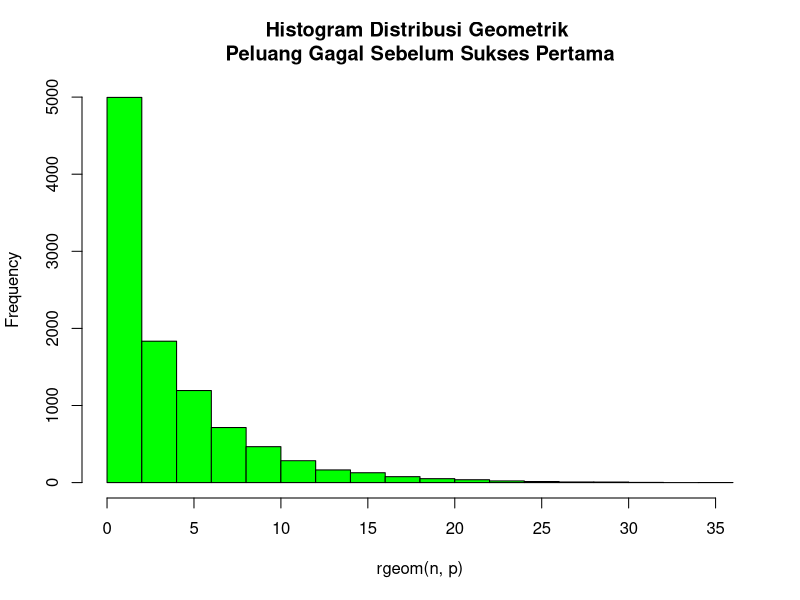
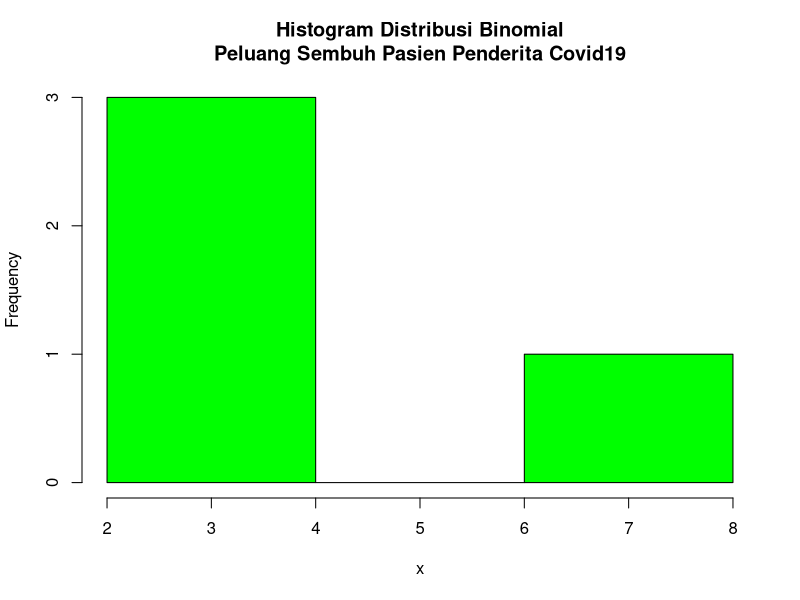
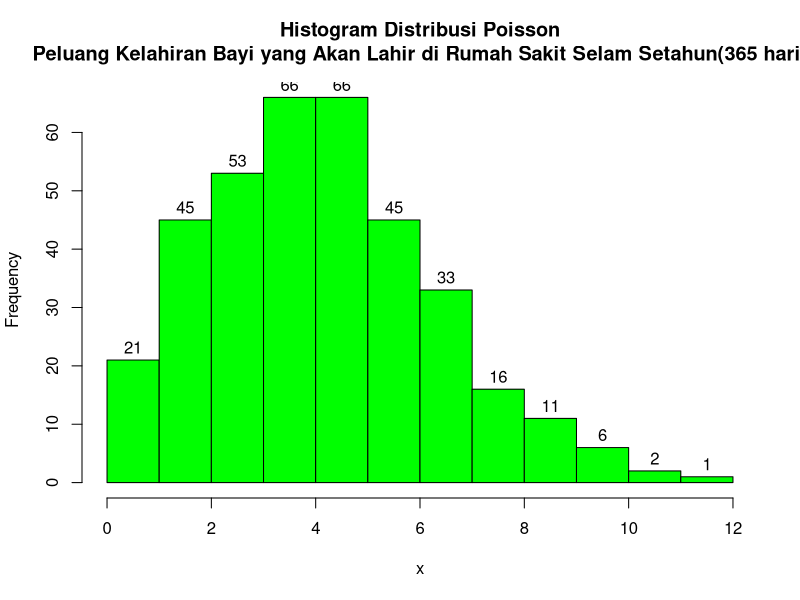
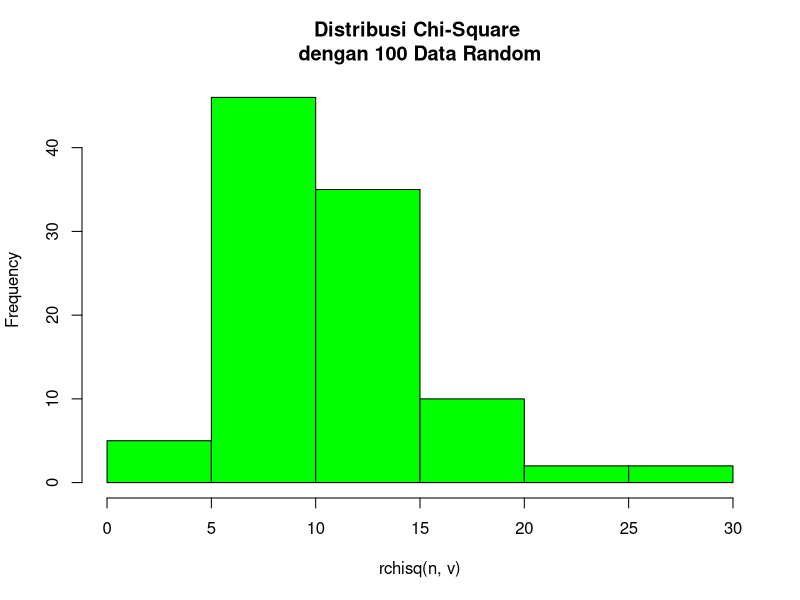
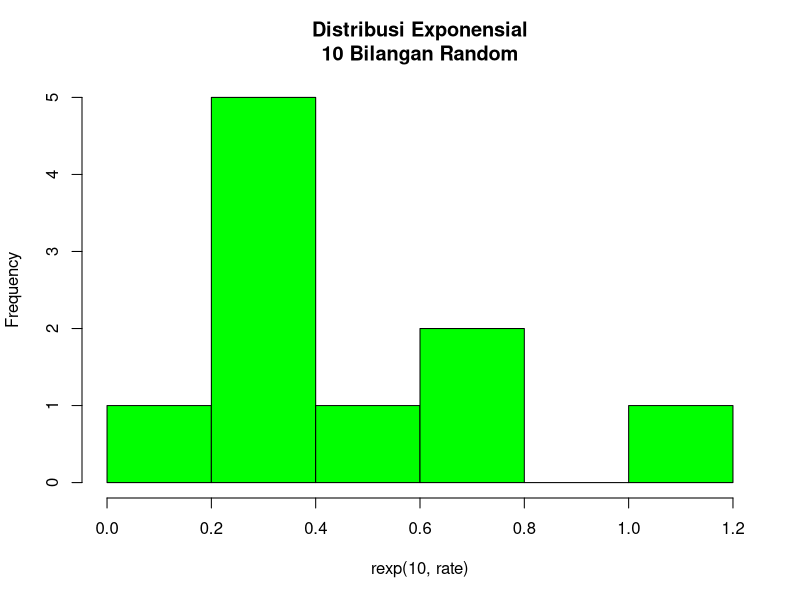
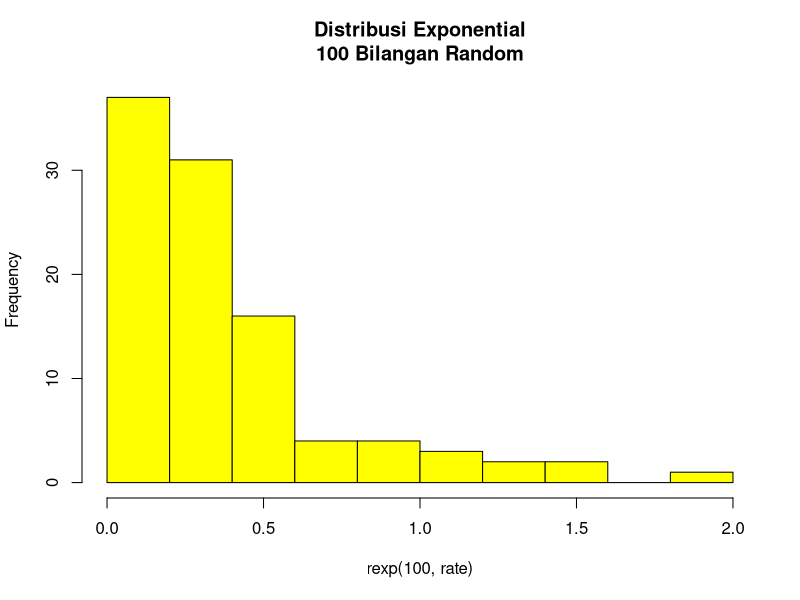
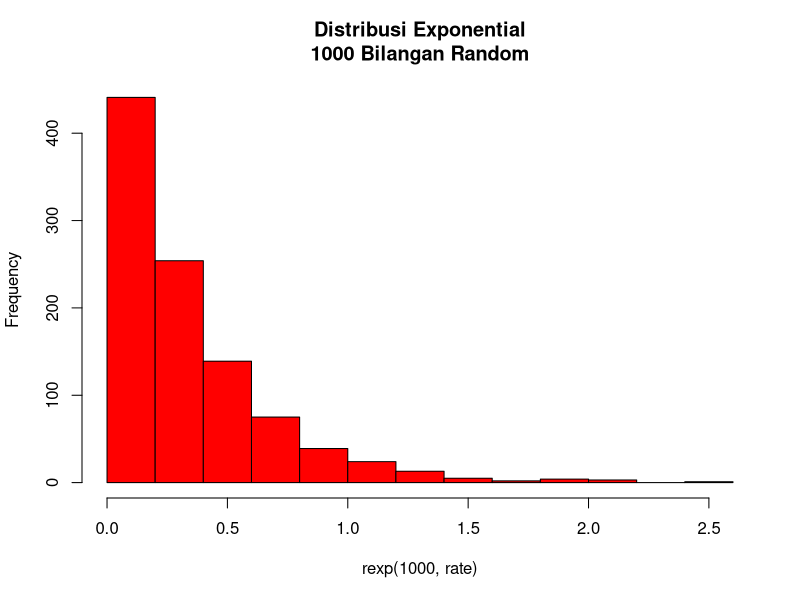
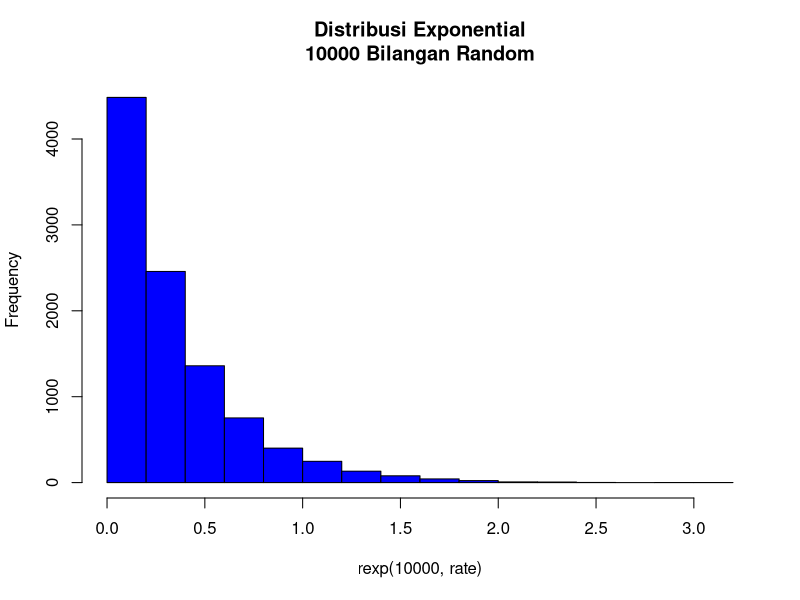

Here is the R script that generated these plots, in order:
# Praktikum Modul 1
# Nama : Fathin Muhashibi Putra
# NRP : 5025211229
# Kelas : Probstat A


#NO.1

# Penyelesaian No.1a
x = 3
p = 0.2

peluang = dgeom(x, p)
paste("peluang = ", peluang)


# Penyelesaian No.1b
n = 10000
p = 0.20
x = 3

mean = mean(rgeom(n, p) == x)
paste("mean = ", mean)


# Penyelesaian No.1c
#Poin 1a menunjukkan peluang distribusi geometrik, 
#sedangkan poin 1b menunjukkan mean peluang distribusi geometrik dengan data random. #Jika dibandingkan, hasil yang didapatkan dari poin 1a dan poin 1b berbeda. 
#Hasil dari poin 1a selalu tetap, yaitu 0.1024. 
#Sedangkan, hasil yang didapatkan pada poin 1b tidak tetap dan selalu berubah-ubah #karena pada poin b menggunakan variabel random, sehingga hasilnya mengikuti rata-rata berdasarkan perubahan variabel random tersebut. 
#Namun, sempat ditemukan juga hasil 1a dan 1b yang nilainya saling mendekati. 


# Penyelesaian No.1d
n = 10000
p = 0.2

hist(rgeom(n, p), main = 'Histogram Distribusi Geometrik 
Peluang Gagal Sebelum Sukses Pertama', col = "green")


# Penyelesaian No.1e
p = 0.2

# Nilai Rataan Distribusi Geometrik (μ) :
rataan = 1/p
paste("μ =", rataan)

#Nilai Varians Distribusi Geometrik (σ²) :
varians = (1-p)/p^2
paste("σ² =", varians)



# NO. 2

# Penyelesaian No.2a
x = 4
n = 20
p = 0.2

peluang = dbinom(x, n, p)
paste("peluang =", peluang)


# Penyelesaian No.2b
x = 4
n = 20
p = 0.2

hist(rbinom(x, n, p), xlab = "x", ylab = "Frequency", main = "Histogram Distribusi Binomial
Peluang Sembuh Pasien Penderita Covid19", col = "green")


# Penyelesaian No.2c
n = 20
p = 0.2

#Nilai Rataan Distribusi Binomial (μ) :
rataan = n*p
paste("μ =", rataan)

#Nilai Varians Distribusi Binomial (σ²) :
varians = n*p*(1-p)
paste("σ² =", varians)



# NO. 3

# Penyelesaian No.3a
x = 6
lambda = 4.5

peluang = dpois(x, lambda)
paste("peluang =", peluang)


# Penyelesaian No.3b
n = 365
lambda = 4.5

hist(rpois(n,lambda), main ="Histogram Distribusi Poisson
Peluang Kelahiran Bayi yang Akan Lahir di Rumah Sakit Selam Setahun(365 hari)", labels=T, xlab = 'x', col = "green")


# Penyelesaian No.3c
#Poin 3a menunjukkan peluang bahwa 6 bayi akan lahir akan lahir di rumah sakit besok. 
#Sedangkan, poin 3b menunjukkan histogram kelahiran 6 bayi yang akan lahir di rumah sakit selama 1 tahun (365 hari). 
#Untuk membandingkannya, hasil peluang pada poin 3a dikalikan dengan 365(hari),- 
#maka hasilnya akan mendekati hasil yang ditampilkan pada histogram poin 3b. 
#Sehingga, dapat disimpulkan bahwa peluang(kemungkinan) 6 bayi akan dilahirkan di rumah sakit besok- 
#hasilnya hampir mendekati peluang(kemungkinan) 6 bayi akan dilahirkan di rumah sakit selama setahun(365 hari). 
#Sehingga, histogram pada poin 3b merepresentasikan peluang dari poin 3a.


# Penyelesaian No.3d
lambda = 4.5

#Nilai Rataan Distribusi Poisson (μ) :
rataan = lambda
paste("μ =", rataan)

#Nilai Varians Distribusi Poisson (σ²) :
varians = lambda
paste("σ² =", varians)



#NO. 4

# Penyelesaian No.4a
x = 2
v = 10

probabilitas = dchisq(x, v)
paste("Probabilitas =", probabilitas)


# Penyelesaian No.4b
n = 100
v = 10

hist(rchisq(n, v), main="Distribusi Chi-Square 
dengan 100 Data Random", col = "green")


# Penyelesaian No.4c
v = 10

#Nilai Rataan Distribusi Chi-Square (μ) :
rataan = v
paste("μ =", rataan)

#Nilai Varians Distribusi Chi-Square (σ²) :
varians = 2*v
paste("σ² =" ,varians)



#NO. 5

# Penyelesaian No.5a
x = 1
lambda = 3
rate = lambda

Probabilitas = dexp(x, rate, log = FALSE)
paste("Probabilitas =", Probabilitas)


# Penyelesaian No.5b
lambda = 3
rate = lambda

hist(rexp(10, rate), main = "Distribusi Exponensial
10 Bilangan Random", col = "green")

hist(rexp(100, rate), main ="Distribusi Exponential
100 Bilangan Random", col = "yellow")

hist(rexp(1000, rate), main ="Distribusi Exponential
1000 Bilangan Random",  col = "red")

hist(rexp(10000, rate), main ="Distribusi Exponential
10000 Bilangan Random",  col = "blue")


# Penyelesaian No.5c
n = 100
lambda = 3
rate = lambda
set.seed(1)

#Nilai Rataan Distribusi Eksponensial (μ) :
rataan = mean(rexp(n, rate))
paste("μ =", rataan)

#Nilai Varians Distribusi Eksponensial (σ²) :
varians = (sd(rexp(n, rate))) ^ 2
paste("σ² =", varians)



# NO. 6

# Penyelesaian No.6a
n = 100
mean = 50
sd = 8

zScore = rnorm(n, mean, sd)
zScore

plot(zScore, main="Distribusi normal
100 nilai random")


# Penyelesaian No.6b
n = 100
mean = 50
sd = 8
zScore = rnorm(n, mean, sd)
breaks = 50

hist(zScore, breaks, main="5025211229_Fathin Muhashibi Putra_Probstat_A_DNhistogram")


# Penyelesaian No.6c
n = 100
mean = 50
sd = 8
zScore = rnorm(n, mean, sd)

#Nilai Varians Distribusi Normal (σ²) :
varians = (sd(zScore))^2
paste("σ² =", varians)

